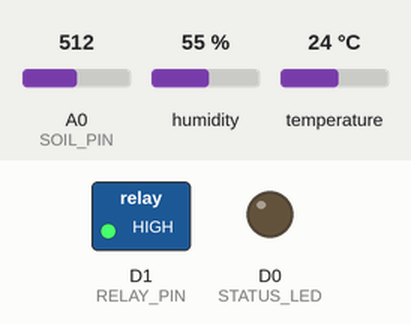
Recording of a sketch running on a simulated ESP8266 (NodeMCU). Parts: switched loads named in the sketch (green lamp = pin HIGH), output pins drawn as LEDs (lit = HIGH). The test bench sets the inputs (shaded band); at power-on: A0 (SOIL_PIN) = 512, humidity 55 %, temperature 24 °C. WiFi joins after 1.5 s; servers stay silent unless stated; uploads are accepted with an empty reply; what the sketch prints to the serial monitor is not drawn.

Above: at 3.7 s.
3.8 s: A0 (SOIL_PIN) set to 667
5.3 s: A0 (SOIL_PIN) set to 693
At 6.7 s:
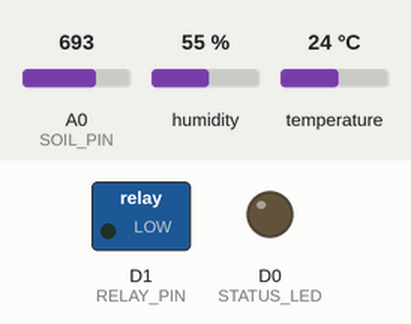
Timing chart, 0 to 8.3 s (numbered marks = the images above; inputs shaded):
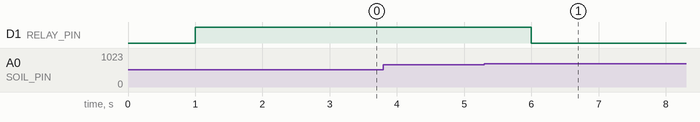

Measured:
- the behaviour switches between 685 and 686 on A0 (SOIL_PIN) (found by bisection; images 0 and 1)
- after the input at 3.8 s, every drawn part: stays the same
- after the input at 5.3 s, D1 (RELAY_PIN): HIGH → LOW after 0.70 s

The sketch:

smart_irrigation.ino
```cpp
/*
  AgroVerse AI — Smart Irrigation & Precision Agriculture Platform
  ESP8266 Firmware Example

  Features:
  - Capacitive Soil Moisture Sensor (Analog Pin A0)
  - DHT11 / DHT22 Temperature & Humidity Sensor (Pin D4 / GPIO2)
  - 5V Relay Module controlling 12V DC Solenoid / Pump (Pin D1 / GPIO5)
  - WiFi Telemetry Dispatch via JSON POST to FastAPI backend
  - Token-Based Hardware Authentication
  - Local Automatic Threshold Failover (Protects crops even if WiFi drops)
  - Remote Command Piggybacking
*/

#include <ESP8266WiFi.h>
#include <ESP8266HTTPClient.h>
#include <WiFiClient.h>
#include <ArduinoJson.h>
#include <DHT.h>

// ================= CONFIGURATION =================
const char* WIFI_SSID     = "YOUR_WIFI_SSID";
const char* WIFI_PASSWORD = "YOUR_WIFI_PASSWORD";

// Backend API URL (Replace with your server's IP/domain)
const char* TELEMETRY_URL = "http://192.168.1.100:8000/api/telemetry";

// Device Security Credentials
const char* DEVICE_ID     = "AGRO_001";
const char* DEVICE_TOKEN  = "agro_esp8266_secure_key_2026";

// Hardware Pin Assignments
#define SOIL_PIN        A0       // Analog Soil Moisture
#define DHT_PIN         D4       // DHT22 Data Pin
#define RELAY_PIN       D1       // Relay Active LOW / HIGH
#define STATUS_LED      D0       // Onboard Status LED

#define DHT_TYPE        DHT22    // DHT11 or DHT22

// Soil Calibration Values (Tune for your sensor)
const int DRY_SOIL_ADC  = 820;   // In air / bone dry
const int WET_SOIL_ADC  = 380;   // In water / fully saturated

// Safety Setpoints
float MOISTURE_THRESHOLD_LOW = 30.0; // Auto trigger pump if < 30%
unsigned long TELEMETRY_INTERVAL_MS = 5000; // Send telemetry every 5s
unsigned long MAX_PUMP_RUNTIME_MS  = 600000; // 10 minutes max continuous

// ================= STATE VARIABLES =================
DHT dht(DHT_PIN, DHT_TYPE);
bool pumpState = false;
String operatingMode = "auto";
unsigned long lastTelemetryTime = 0;
unsigned long pumpStartTime = 0;

void setPump(bool state) {
  pumpState = state;
  // Most 5V relay modules are ACTIVE LOW (LOW = Relay ON)
  digitalWrite(RELAY_PIN, state ? LOW : HIGH);
  if (state) {
    pumpStartTime = millis();
    Serial.println("[ACTUATOR] Water Pump ENERGIZED (ON)");
  } else {
    Serial.println("[ACTUATOR] Water Pump DE-ENERGIZED (OFF)");
  }
}

float readSoilMoisture() {
  int rawADC = analogRead(SOIL_PIN);
  float percentage = map(rawADC, DRY_SOIL_ADC, WET_SOIL_ADC, 0, 100);
  percentage = constrain(percentage, 0.0, 100.0);
  return percentage;
}

void connectWiFi() {
  Serial.print("[WIFI] Connecting to ");
  Serial.println(WIFI_SSID);
  WiFi.begin(WIFI_SSID, WIFI_PASSWORD);

  int attempts = 0;
  while (WiFi.status() != WL_CONNECTED && attempts < 20) {
    delay(500);
    Serial.print(".");
    attempts++;
  }

  if (WiFi.status() == WL_CONNECTED) {
    Serial.println("\n[WIFI] Connected! IP: " + WiFi.localIP().toString());
  } else {
    Serial.println("\n[WIFI] Failed to connect. Operating in offline autonomous mode.");
  }
}

void setup() {
  Serial.begin(115200);
  delay(1000);
  Serial.println("\n=== AgroVerse AI ESP8266 Booting ===");

  pinMode(RELAY_PIN, OUTPUT);
  pinMode(STATUS_LED, OUTPUT);
  setPump(false); // Default OFF for safety

  dht.begin();
  connectWiFi();
}

void loop() {
  unsigned long now = millis();

  // 1. Read Physical Sensors
  float soilMoisture = readSoilMoisture();
  float temperature = dht.readTemperature();
  float humidity = dht.readHumidity();

  if (isnan(temperature)) temperature = 27.5;
  if (isnan(humidity)) humidity = 60.0;

  // 2. Local Fail-Safe Automatic Control
  // Ensures crops are irrigated even if internet/backend is completely severed
  if (operatingMode == "auto") {
    if (soilMoisture < MOISTURE_THRESHOLD_LOW && !pumpState) {
      Serial.println("[LOCAL LOGIC] Moisture below threshold. Activating pump.");
      setPump(true);
    } else if (soilMoisture >= (MOISTURE_THRESHOLD_LOW + 15.0) && pumpState) {
      Serial.println("[LOCAL LOGIC] Moisture target restored. Stopping pump.");
      setPump(false);
    }
  }

  // 3. Max Continuous Runtime Safety Watchdog
  if (pumpState && (now - pumpStartTime > MAX_PUMP_RUNTIME_MS)) {
    Serial.println("[SAFETY WATCHDOG] Maximum runtime exceeded. Auto-shutoff pump.");
    setPump(false);
  }

  // 4. Send Periodic Telemetry & Check for Commands
  if (now - lastTelemetryTime >= TELEMETRY_INTERVAL_MS) {
    lastTelemetryTime = now;

    if (WiFi.status() == WL_CONNECTED) {
      WiFiClient client;
      HTTPClient http;

      http.begin(client, TELEMETRY_URL);
      http.addHeader("Content-Type", "application/json");
      http.addHeader("Authorization", String("Bearer ") + DEVICE_TOKEN);
      http.addHeader("X-Device-Id", DEVICE_ID);

      // Construct JSON Telemetry Payload
      StaticJsonDocument<256> doc;
      doc["device_id"] = DEVICE_ID;
      doc["soil_moisture"] = soilMoisture;
      doc["temperature"] = temperature;
      doc["humidity"] = humidity;
      doc["pump"] = pumpState;
      doc["mode"] = operatingMode;
      doc["rssi"] = WiFi.RSSI();

      String requestBody;
      serializeJson(doc, requestBody);

      int httpResponseCode = http.POST(requestBody);

      if (httpResponseCode > 0) {
        String response = http.getString();
        StaticJsonDocument<256> respDoc;
        DeserializationError err = deserializeJson(respDoc, response);

        if (!err) {
          // Check for remote manual command piggybacked on response
          if (!respDoc["pending_command"].isNull()) {
            bool remoteCommand = respDoc["pending_command"].as<bool>();
            Serial.printf("[COMMAND] Received remote pump command: %s\n", remoteCommand ? "ON" : "OFF");
            operatingMode = "manual";
            setPump(remoteCommand);
          }
        }
      } else {
        Serial.printf("[HTTP] Error sending telemetry: %d\n", httpResponseCode);
      }
      http.end();
    }
  }

  delay(100);
}
```
